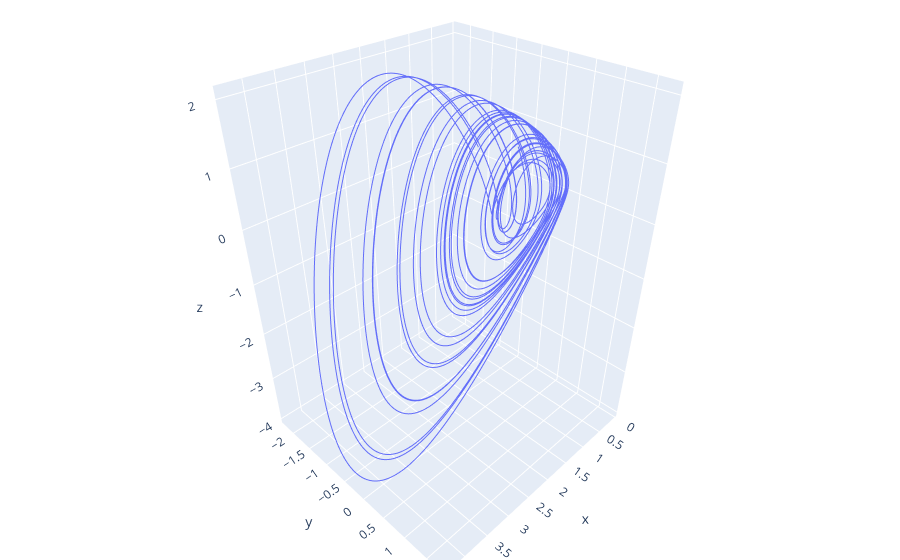

The code cell stored with this chart in its notebook:
### Code cell
t = 0:0.01:150
u0 = [1 0 1]

plot_phase_portrait_3d(cheng_wang, u0, t)

### Figure 1 — Plotly figure (JSON) as saved in the notebook; plotly's stock layout.template omitted (floating-point values rounded to 4 significant figures; data arrays with more than 128 entries replaced by an {"elided": "..."} marker saying what was removed)
{"data": [{"mode": "lines", "type": "scatter3d", "x": {"elided": "15001 float values"}, "y": {"elided": "15001 float values"}, "z": {"elided": "15001 float values"}}], "layout": {"margin": {"b": 0, "l": 0, "r": 0, "t": 0}, "xaxis": {"title": {"text": "u1"}}, "yaxis": {"title": {"text": "u2"}}, "zaxis": {"title": {"text": "u3"}}}}
